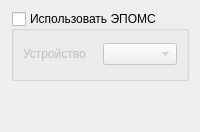
     <widget class="QWidget" name="tab">
      <attribute name="title">
       <string>ЭПОМС</string>
      </attribute>
      <layout class="QGridLayout" name="gridLayout_34">
       <item row="0" column="0">
        <widget class="QGroupBox" name="grpEpoms">
         <property name="sizePolicy">
          <sizepolicy hsizetype="Preferred" vsizetype="Preferred">
           <horstretch>0</horstretch>
           <verstretch>0</verstretch>
          </sizepolicy>
         </property>
         <property name="minimumSize">
          <size>
           <width>0</width>
           <height>70</height>
          </size>
         </property>
         <property name="title">
          <string>Использовать ЭПОМС</string>
         </property>
         <property name="checkable">
          <bool>true</bool>
         </property>
         <property name="checked">
          <bool>false</bool>
         </property>
         <layout class="QGridLayout" name="gridLayout_22">
          <property name="spacing">
           <number>6</number>
          </property>
          <item row="0" column="1">
           <layout class="QGridLayout" name="gridLayout_24">
            <item row="0" column="2">
             <widget class="QComboBox" name="cmbScardName"/>
            </item>
            <item row="0" column="1">
             <widget class="QLabel" name="lblEpomsDevice">
              <property name="maximumSize">
               <size>
                <width>150</width>
                <height>200</height>
               </size>
              </property>
              <property name="text">
               <string>Устройство</string>
              </property>
             </widget>
            </item>
           </layout>
          </item>
         </layout>
        </widget>
       </item>
       <item row="1" column="0">
        <spacer name="verticalSpacer_16">
         <property name="orientation">
          <enum>Qt::Vertical</enum>
         </property>
         <property name="sizeHint" stdset="0">
          <size>
           <width>20</width>
           <height>40</height>
          </size>
         </property>
        </spacer>
       </item>
      </layout>
     </widget>
